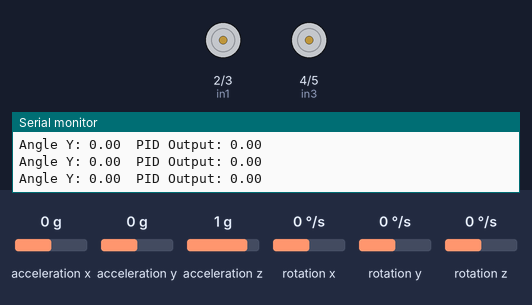
The sketch below on a simulated Arduino Uno, built with avr-gcc and run on an emulated ATmega328P. Shown: motor-driver pin pairs drawn as motors (green arrow = first pin HIGH = forward, orange = second pin HIGH = backward, longer = more drive, scaled by the enable pin), the last lines printed to the serial monitor. Inputs (shaded band) come from the test bench; at power-on: acceleration x 0 g, acceleration z 1 g, acceleration y 0 g, rotation x 0 °/s, rotation y 0 °/s, rotation z 0 °/s.

Above: at 3.2 s.
3.3 s: acceleration x set to -1.4 g
At 4.1 s:
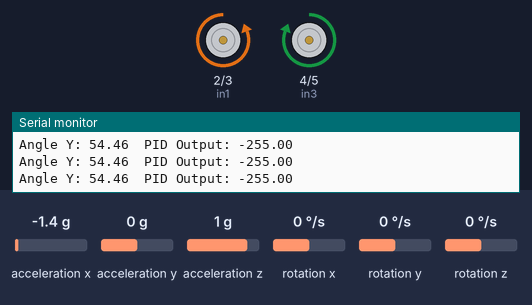
4.8 s: acceleration x set to -1.2 g
7.8 s: acceleration x set to -0.9 g
9.3 s: acceleration x set to 0.8 g
At 9.54 s:
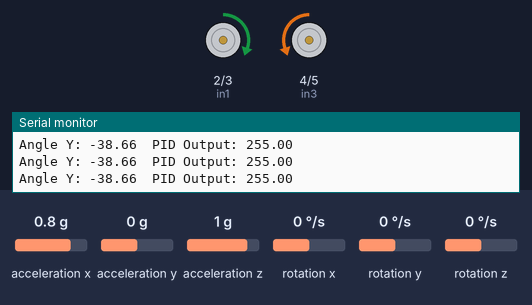
At 10.74 s:
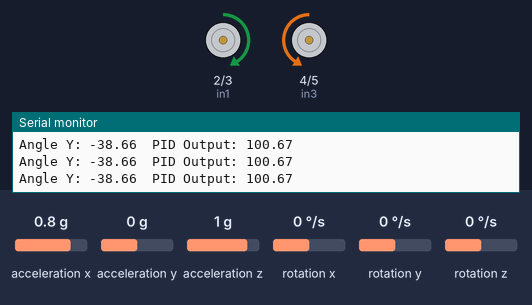
12.3 s: acceleration z set to -1.4 g
At 14.55 s:
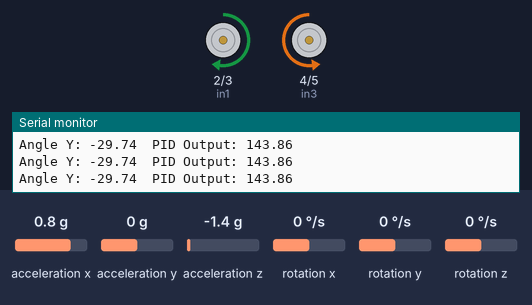
15.3 s: acceleration x set to 0 g
Timing chart, 0 to 18.0 s (numbered marks = the images above; inputs shaded):
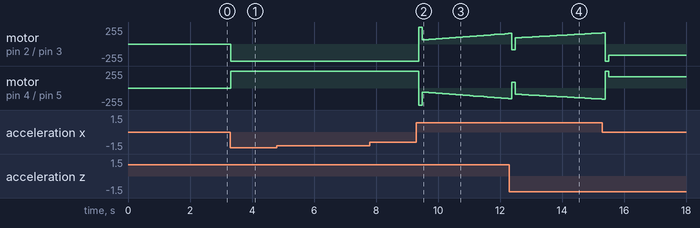

The sketch:

SELF.ino
```cpp
#include <Wire.h>
#include <MPU6050_light.h>
#include <PID_v1.h>

MPU6050 mpu(Wire);

// PID variables
double Setpoint, Input, Output;
// Tune these values according to your robot
double Kp = 8, Ki = 1 , Kd = 2;

// Create the PID object
PID myPID(&Input, &Output, &Setpoint, Kp, Ki, Kd, DIRECT);

// Motor pins (example: L298N)
const int enA = 9;  // PWM for left motor
const int in1 = 2;
const int in2 = 3;

const int enB = 10; // PWM for right motor
const int in3 = 4;
const int in4 = 5;

unsigned long timer = 0;

void setup() {
  Serial.begin(9600);
  Wire.begin();

  byte status = mpu.begin();
  Serial.print(F("MPU6050 status: "));
  Serial.println(status);
  while (status != 0) {} // Stop if MPU6050 not found

  Serial.println(F("Calculating offsets, do not move MPU6050"));
  delay(1000);
  mpu.calcOffsets(); // Gyro and accelerometer calibration
  Serial.println("Done!\n");

  // Set initial setpoint to balance upright
  Setpoint = 0; // Robot should stay at 0 degrees (upright)

  // Initialize PID
  myPID.SetMode(AUTOMATIC);
  myPID.SetOutputLimits(-255, 255); // Limit output to motor PWM range

  // Setup motor pins
  pinMode(enA, OUTPUT);
  pinMode(enB, OUTPUT);
  pinMode(in1, OUTPUT);
  pinMode(in2, OUTPUT);
  pinMode(in3, OUTPUT);
  pinMode(in4, OUTPUT);
}

void loop() {
  mpu.update();

  // Get angle on Y-axis (tilt forward/backward)
  Input = mpu.getAngleY(); // Negative when leaning backward, positive when forward

  // Compute PID output
  myPID.Compute();

  // Control motors based on PID output
  driveMotors(Output);

  // Optional: Print debug info every 10ms
  if ((millis() - timer) > 10) {
    Serial.print("Angle Y: ");
    Serial.print(Input);
    Serial.print("\tPID Output: ");
    Serial.println(Output);
    timer = millis();
  }
}

// Function to drive motors based on PID output
void driveMotors(double pidOut) {
  // Clamp output between -255 and 255
  pidOut = constrain(pidOut, -255, 255);

  // Positive output: move forward
  // Negative output: move backward

  if (pidOut > 0) {
    // Forward
    digitalWrite(in1, HIGH);
    digitalWrite(in2, LOW);
    digitalWrite(in3, LOW);
    digitalWrite(in4, HIGH);
  } else {
    // Reverse
    digitalWrite(in1, LOW);
    digitalWrite(in2, HIGH);
    digitalWrite(in3, HIGH);
    digitalWrite(in4, LOW);
    pidOut = -pidOut; // Make positive for PWM
  }

  analogWrite(enA, pidOut); // Left motor
  analogWrite(enB, pidOut); // Right motor
}
```

Measured:
- after the input at 3.3 s, motor on pin 2 (in1) / pin 3 (in2): stopped → backward 255/255 at once; motor on pin 4 (in3) / pin 5 (in4): stopped → forward 255/255 at once
